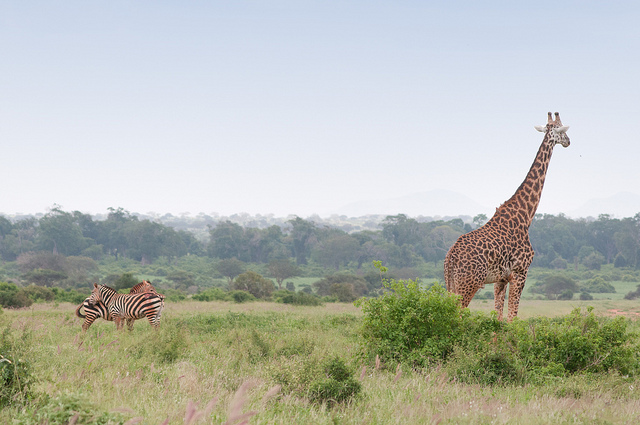
#> input picture 21_特征匹配/1.jpg, 640 x 425 px
$ python demo.py
#> lines starting #> are read from the running program, lines starting #| are printed output that depends on the picture
import numpy as np
import cv2 as cv
import matplotlib.pyplot as plt

img1 = cv.imread("1.jpg", cv.IMREAD_GRAYSCALE)
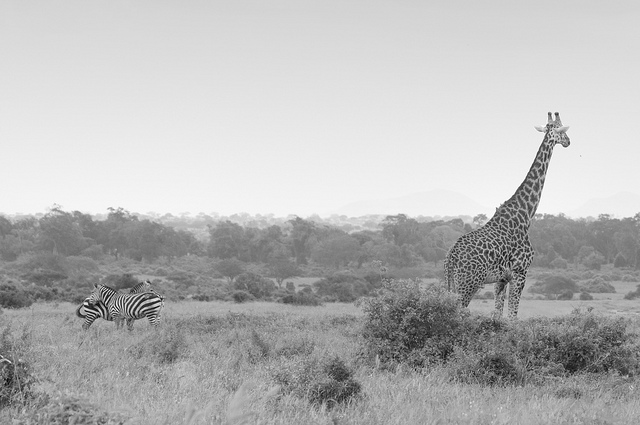
#> img1: shape (425, 640); min 0, max 255, mean 182.8
img2 = cv.imread("2.jpg", cv.IMREAD_GRAYSCALE)
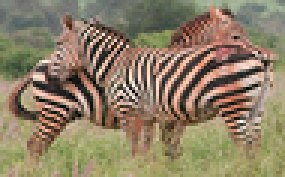
#> input picture 21_特征匹配/2.jpg, 95 x 59 px (shown 3 times larger)
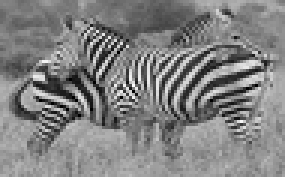
#> img2: shape (59, 95) (shown 3 times larger); min 0, max 253, mean 129.7
orb = cv.ORB_create()
# 基于ORB找到关键点和检测器
kp1, des1 = orb.detectAndCompute(img1, None)
#> kp1 = 500 keypoints; strongest (x, y, size): (86, 304, 31), (84, 305, 31), (86, 306, 31), (87, 301, 31)
kp2, des2 = orb.detectAndCompute(img2, None)
#> kp2 = (); des2 = None

bf = cv.BFMatcher(cv.NORM_HAMMING, crossCheck=True)
#> (the run stopped early here; a loop or call above may not have finished)
